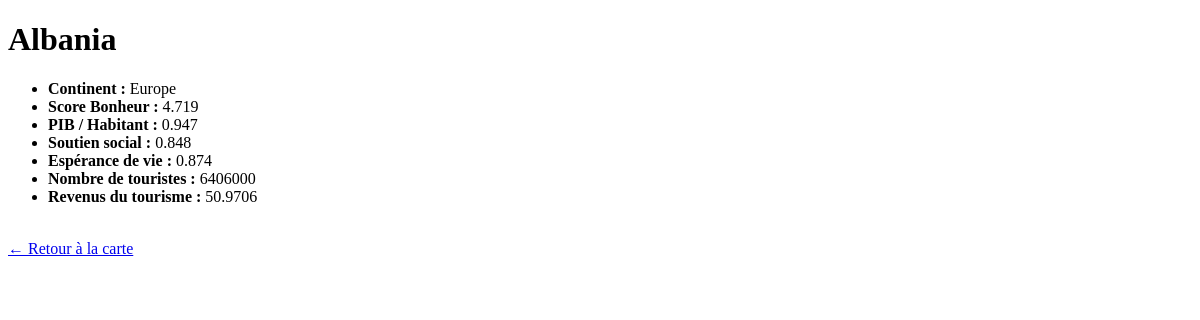
The page /pays.php?code=ALB on the database as committed earlier.
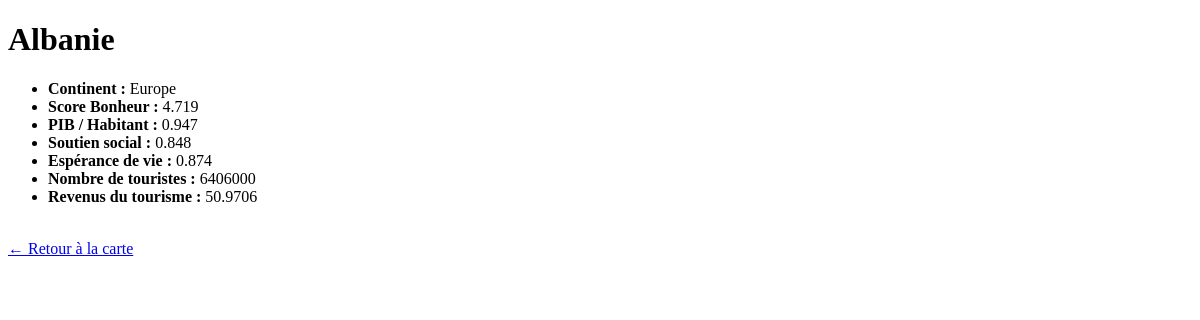
The same page on the database as committed later.
### tables this page shows
CREATE TABLE `pays` (
  `id_pays` int NOT NULL,
  `nom_pays` varchar(100) DEFAULT NULL,
  `continent` varchar(50) DEFAULT NULL,
  `code_iso` varchar(10) DEFAULT NULL,
  `description` text,
  `rang_bonheur` int DEFAULT NULL
);

CREATE TABLE `indicateurbonheur` (
  `id_indicateur` int DEFAULT NULL,
  `id_pays` int DEFAULT NULL,
  `annee` int DEFAULT NULL,
  `score_bonheur` decimal(4,3) DEFAULT NULL,
  `pib_par_habitant` decimal(4,3) DEFAULT NULL,
  `soutien_social` decimal(4,3) DEFAULT NULL,
  `esperance_vie` decimal(4,3) DEFAULT NULL,
  `liberte_choix` decimal(4,3) DEFAULT NULL,
  `generosite` decimal(4,3) DEFAULT NULL,
  `perception_corruption` decimal(4,3) DEFAULT NULL
);

CREATE TABLE `tourisme` (
  `id_tourisme` int NOT NULL,
  `id_pays` int DEFAULT NULL,
  `annee` int DEFAULT NULL,
  `nombre_touristes` float DEFAULT NULL,
  `revenus_tourisme` float DEFAULT NULL,
  `sans_emplois` float DEFAULT NULL
);

### pays.php (the view, shortened to what this page needs)
<?php
$host = "localhost";
$user = "root";
$pass = "root";
$db = "happytrip";
$conn = new mysqli($host, $user, $pass, $db);
$code = $_GET['code'];
$sql = "
SELECT
    p.nom_pays,
    p.continent,
    b.score_bonheur,
    b.pib_par_habitant,
    b.soutien_social,
    b.esperance_vie,
    t.nombre_touristes,
    t.revenus_tourisme
FROM pays p
LEFT JOIN indicateurbonheur b ON p.id_pays = b.id_pays
LEFT JOIN tourisme t ON p.id_pays = t.id_pays
WHERE p.code_iso = ?
";
$stmt = $conn->prepare($sql);
$stmt->bind_param("s", $code);
$stmt->execute();
$result = $stmt->get_result();
$data = $result->fetch_assoc();
?>
<!DOCTYPE html>
<html lang="fr">
<head>
</head>
<body>
<h1><?php echo $data['nom_pays']; ?></h1>
<ul>
    <li><strong>Continent : </strong><?php echo $data['continent']; ?></li>
    <li><strong>Score Bonheur : </strong><?php echo $data['score_bonheur']; ?></li>
    <li><strong>PIB / Habitant : </strong><?php echo $data['pib_par_habitant']; ?></li>
    <li><strong>Soutien social : </strong><?php echo $data['soutien_social']; ?></li>
    <li><strong>Espérance de vie : </strong><?php echo $data['esperance_vie']; ?></li>
    <li><strong>Nombre de touristes : </strong><?php echo $data['nombre_touristes']; ?></li>
    <li><strong>Revenus du tourisme : </strong><?php echo $data['revenus_tourisme']; ?></li>
</ul>
<br>
<a href="carte.html">← Retour à la carte</a>
</body>
</html>

Rows that differ between the two databases and show on the page:
changed pays "Europe": nom_pays "Albania" → "Albanie"
